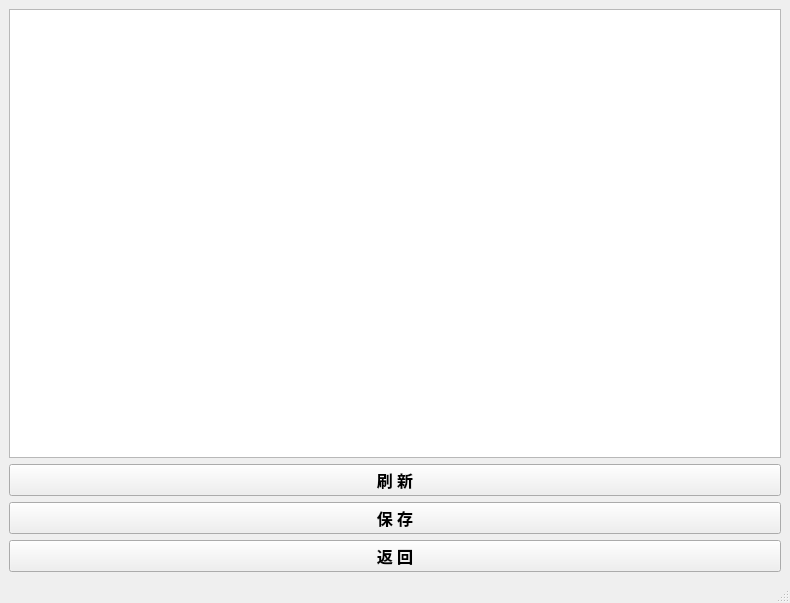
<?xml version="1.0" encoding="UTF-8"?>
<ui version="4.0">
 <class>Pic5Window</class>
 <widget class="QMainWindow" name="Pic5Window">
  <property name="geometry">
   <rect>
    <x>0</x>
    <y>0</y>
    <width>790</width>
    <height>603</height>
   </rect>
  </property>
  <property name="windowTitle">
   <string>MainWindow</string>
  </property>
  <widget class="QWidget" name="centralwidget">
   <layout class="QGridLayout" name="gridLayout">
    <item row="0" column="0">
     <widget class="QTextBrowser" name="textBrowser">
      <property name="enabled">
       <bool>true</bool>
      </property>
     </widget>
    </item>
    <item row="1" column="0">
     <widget class="QPushButton" name="pushutton_clear_history">
      <property name="font">
       <font>
        <family>微软雅黑</family>
        <pointsize>12</pointsize>
        <weight>75</weight>
        <bold>true</bold>
       </font>
      </property>
      <property name="text">
       <string>刷 新</string>
      </property>
     </widget>
    </item>
    <item row="2" column="0">
     <widget class="QPushButton" name="pushbutton_save">
      <property name="font">
       <font>
        <family>微软雅黑</family>
        <pointsize>12</pointsize>
        <weight>75</weight>
        <bold>true</bold>
       </font>
      </property>
      <property name="cursor">
       <cursorShape>PointingHandCursor</cursorShape>
      </property>
      <property name="text">
       <string>保 存</string>
      </property>
     </widget>
    </item>
    <item row="3" column="0">
     <widget class="QPushButton" name="pushbutton_return">
      <property name="font">
       <font>
        <family>微软雅黑</family>
        <pointsize>12</pointsize>
        <weight>75</weight>
        <bold>true</bold>
       </font>
      </property>
      <property name="cursor">
       <cursorShape>PointingHandCursor</cursorShape>
      </property>
      <property name="text">
       <string>返 回</string>
      </property>
     </widget>
    </item>
   </layout>
  </widget>
  <widget class="QMenuBar" name="menubar">
   <property name="geometry">
    <rect>
     <x>0</x>
     <y>0</y>
     <width>790</width>
     <height>28</height>
    </rect>
   </property>
  </widget>
  <widget class="QStatusBar" name="statusbar"/>
 </widget>
 <resources/>
 <connections/>
</ui>
